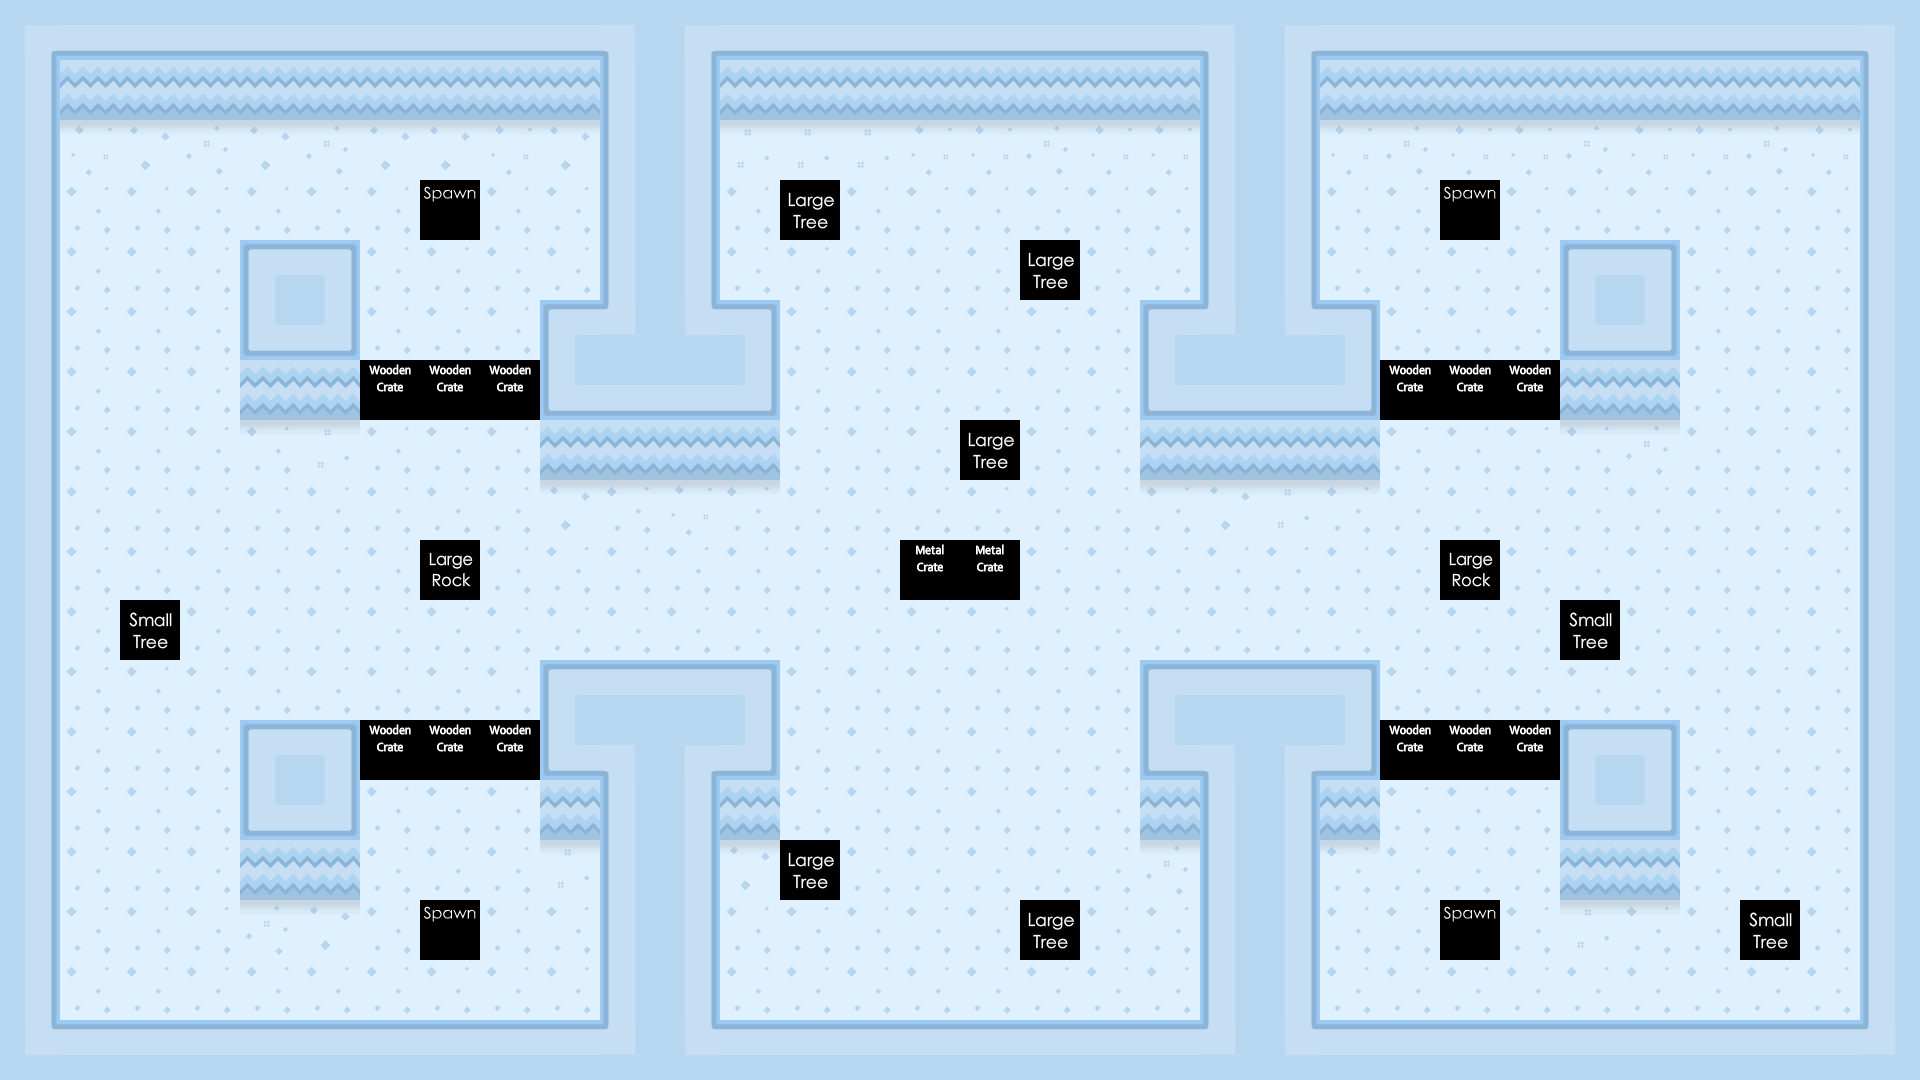

This is a level from a 2D game, rendered from its Tiled map with the project's own tilesets. A one-line summary and the complete map file follow:
An orthogonal 32x18 tile map with 60x60 px tiles, 3 tile layers (Water, Main, Meta).

<map version="1.0" orientation="orthogonal" width="32" height="18" tilewidth="60" tileheight="60">
 <tileset firstgid="1" name="ground" tilewidth="60" tileheight="60" spacing="2" margin="2">
  <image source="../img/map/TilemapOuya.png" width="1024" height="1024" />
 </tileset>
 <layer name="Water" width="32" height="18">
  <data encoding="csv">
0,0,0,0,0,0,0,0,0,0,0,0,0,0,0,0,0,0,0,0,0,0,0,0,0,0,0,0,0,0,0,0,
0,0,0,0,0,0,0,0,0,0,0,0,0,0,0,0,0,0,0,0,0,0,0,0,0,0,0,0,0,0,0,0,
0,0,0,0,0,0,0,0,0,0,0,0,0,0,0,0,0,0,0,0,0,0,0,0,0,0,0,0,0,0,0,0,
0,0,0,0,0,0,0,0,0,0,0,0,0,0,0,0,0,0,0,0,0,0,0,0,0,0,0,0,0,0,0,0,
0,0,0,0,0,0,0,0,0,0,0,0,0,0,0,0,0,0,0,0,0,0,0,0,0,0,0,0,0,0,0,0,
0,0,0,0,0,0,0,0,0,0,0,0,0,0,0,0,0,0,0,0,0,0,0,0,0,0,0,0,0,0,0,0,
0,0,0,0,0,0,0,0,0,0,0,0,0,0,0,0,0,0,0,0,0,0,0,0,0,0,0,0,0,0,0,0,
0,0,0,0,0,0,0,0,0,0,0,0,0,0,0,0,0,0,0,0,0,0,0,0,0,0,0,0,0,0,0,0,
0,0,0,0,0,0,0,0,0,0,0,0,0,0,0,0,0,0,0,0,0,0,0,0,0,0,0,0,0,0,0,0,
0,0,0,0,0,0,0,0,0,0,0,0,0,0,0,0,0,0,0,0,0,0,0,0,0,0,0,0,0,0,0,0,
0,0,0,0,0,0,0,0,0,0,0,0,0,0,0,0,0,0,0,0,0,0,0,0,0,0,0,0,0,0,0,0,
0,0,0,0,0,0,0,0,0,0,0,0,0,0,0,0,0,0,0,0,0,0,0,0,0,0,0,0,0,0,0,0,
0,0,0,0,0,0,0,0,0,0,0,0,0,0,0,0,0,0,0,0,0,0,0,0,0,0,0,0,0,0,0,0,
0,0,0,0,0,0,0,0,0,0,0,0,0,0,0,0,0,0,0,0,0,0,0,0,0,0,0,0,0,0,0,0,
0,0,0,0,0,0,0,0,0,0,0,0,0,0,0,0,0,0,0,0,0,0,0,0,0,0,0,0,0,0,0,0,
0,0,0,0,0,0,0,0,0,0,0,0,0,0,0,0,0,0,0,0,0,0,0,0,0,0,0,0,0,0,0,0,
0,0,0,0,0,0,0,0,0,0,0,0,0,0,0,0,0,0,0,0,0,0,0,0,0,0,0,0,0,0,0,0,
0,0,0,0,0,0,0,0,0,0,0,0,0,0,0,0,0,0,0,0,0,0,0,0,0,0,0,0,0,0,0,0
</data>
 </layer>
 <layer name="Main" width="32" height="18">
  <data encoding="csv">
87,82,82,82,82,82,82,82,82,82,86,87,82,82,82,82,82,82,82,82,86,87,82,82,82,82,82,82,82,82,82,86,
85,93,93,93,93,93,93,93,93,93,84,85,93,93,93,93,93,93,93,93,84,85,93,93,93,93,93,93,93,93,93,84,
85,163,166,164,166,164,166,166,163,166,84,85,165,165,165,163,163,164,163,163,84,85,163,164,163,163,164,163,163,164,163,84,
85,51,51,51,51,51,51,51,51,51,84,85,51,51,51,51,51,51,51,51,84,85,51,51,51,51,51,51,51,51,51,84,
85,51,51,51,90,91,51,51,51,51,84,85,51,51,51,51,51,51,51,51,84,85,51,51,51,51,90,91,51,51,51,84,
85,51,51,51,80,158,51,51,51,90,88,89,91,51,51,51,51,51,51,90,88,89,91,51,51,51,80,158,51,51,51,84,
85,51,51,51,93,93,51,51,51,80,82,82,158,51,51,51,51,51,51,80,82,82,158,51,51,51,93,93,51,51,51,84,
85,51,51,51,162,165,51,51,51,93,93,93,93,51,51,51,51,51,51,93,93,93,93,51,51,51,162,164,51,51,51,84,
85,51,51,51,51,51,51,51,51,166,162,163,162,51,51,51,51,51,51,162,166,165,162,51,51,51,51,51,51,51,51,84,
85,51,51,51,51,51,51,51,51,51,51,51,51,51,51,51,51,51,51,51,51,51,51,51,51,51,51,51,51,51,51,84,
85,51,51,51,51,51,51,51,51,51,51,51,51,51,51,51,51,51,51,51,51,51,51,51,51,51,51,51,51,51,51,84,
85,51,51,51,51,51,51,51,51,90,92,92,91,51,51,51,51,51,51,90,92,92,91,51,51,51,51,51,51,51,51,84,
85,51,51,51,90,91,51,51,51,80,86,87,158,51,51,51,51,51,51,80,86,87,158,51,51,51,90,91,51,51,51,84,
85,51,51,51,80,158,51,51,51,93,84,85,93,51,51,51,51,51,51,93,84,85,93,51,51,51,80,158,51,51,51,84,
85,51,51,51,93,93,51,51,51,165,84,85,166,51,51,51,51,51,51,164,84,85,162,51,51,51,93,93,51,51,51,84,
85,51,51,51,164,166,51,51,51,51,84,85,51,51,51,51,51,51,51,51,84,85,51,51,51,51,165,162,51,51,51,84,
85,51,51,51,51,51,51,51,51,51,84,85,51,51,51,51,51,51,51,51,84,85,51,51,51,51,51,51,51,51,51,84,
89,92,92,92,92,92,92,92,92,92,88,89,92,92,92,92,92,92,92,92,88,89,92,92,92,92,92,92,92,92,92,88
</data>
 </layer>
 <layer name="Meta" width="32" height="18">
  <data encoding="csv">
0,0,0,0,0,0,0,0,0,0,0,0,0,0,0,0,0,0,0,0,0,0,0,0,0,0,0,0,0,0,0,0,
0,0,0,0,0,0,0,0,0,0,0,0,0,0,0,0,0,0,0,0,0,0,0,0,0,0,0,0,0,0,0,0,
0,0,0,0,0,0,0,0,0,0,0,0,0,0,0,0,0,0,0,0,0,0,0,0,0,0,0,0,0,0,0,0,
0,0,0,0,0,0,0,157,0,0,0,0,0,154,0,0,0,0,0,0,0,0,0,0,157,0,0,0,0,0,0,0,
0,0,0,0,0,0,0,0,0,0,0,0,0,0,0,0,0,154,0,0,0,0,0,0,0,0,0,0,0,0,0,0,
0,0,0,0,0,0,0,0,0,0,0,0,0,0,0,0,0,0,0,0,0,0,0,0,0,0,0,0,0,0,0,0,
0,0,0,0,0,0,160,160,160,0,0,0,0,0,0,0,0,0,0,0,0,0,0,160,160,160,0,0,0,0,0,0,
0,0,0,0,0,0,0,0,0,0,0,0,0,0,0,0,154,0,0,0,0,0,0,0,0,0,0,0,0,0,0,0,
0,0,0,0,0,0,0,0,0,0,0,0,0,0,0,0,0,0,0,0,0,0,0,0,0,0,0,0,0,0,0,0,
0,0,0,0,0,0,0,153,0,0,0,0,0,0,0,161,161,0,0,0,0,0,0,0,153,0,0,0,0,0,0,0,
0,0,156,0,0,0,0,0,0,0,0,0,0,0,0,0,0,0,0,0,0,0,0,0,0,0,156,0,0,0,0,0,
0,0,0,0,0,0,0,0,0,0,0,0,0,0,0,0,0,0,0,0,0,0,0,0,0,0,0,0,0,0,0,0,
0,0,0,0,0,0,160,160,160,0,0,0,0,0,0,0,0,0,0,0,0,0,0,160,160,160,0,0,0,0,0,0,
0,0,0,0,0,0,0,0,0,0,0,0,0,0,0,0,0,0,0,0,0,0,0,0,0,0,0,0,0,0,0,0,
0,0,0,0,0,0,0,0,0,0,0,0,0,154,0,0,0,0,0,0,0,0,0,0,0,0,0,0,0,0,0,0,
0,0,0,0,0,0,0,157,0,0,0,0,0,0,0,0,0,154,0,0,0,0,0,0,157,0,0,0,0,156,0,0,
0,0,0,0,0,0,0,0,0,0,0,0,0,0,0,0,0,0,0,0,0,0,0,0,0,0,0,0,0,0,0,0,
0,0,0,0,0,0,0,0,0,0,0,0,0,0,0,0,0,0,0,0,0,0,0,0,0,0,0,0,0,0,0,0
</data>
 </layer>
</map>
